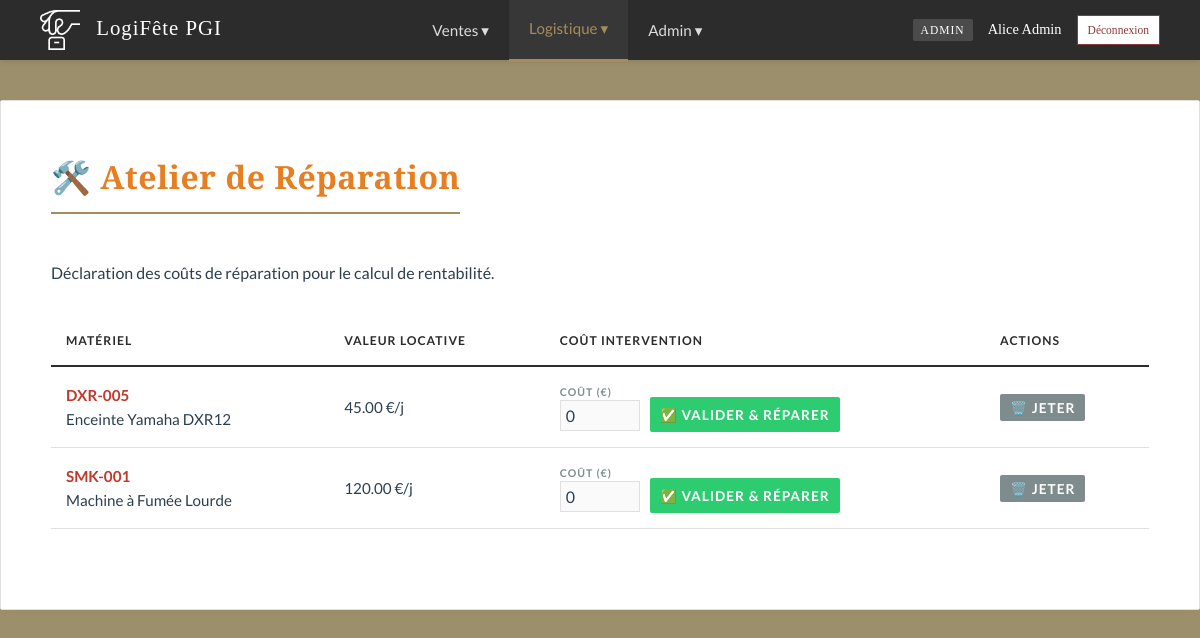
Screenshot of /maintenance.php (signed in) with the database file from the repository.
### tables this page shows
CREATE TABLE `equipement_physique` (
  `num_serie` varchar(50) NOT NULL,
  `id_reference` int(11) NOT NULL,
  `id_fournisseur` int(11) DEFAULT NULL,
  `date_ajout` date DEFAULT NULL,
  `fin_garantie` date DEFAULT NULL,
  `statut` enum('disponible','loue','maintenance','panne') DEFAULT 'disponible',
  `cout_reparations` decimal(10,2) DEFAULT 0.00,
  PRIMARY KEY (`num_serie`),
  KEY `id_reference` (`id_reference`),
  KEY `id_fournisseur` (`id_fournisseur`)
);

CREATE TABLE `reference_materiel` (
  `id_reference` int(11) NOT NULL AUTO_INCREMENT,
  `libelle` varchar(100) NOT NULL,
  `description` text DEFAULT NULL,
  `categorie` enum('Son','Lumière','Vidéo','Structure','Autre') NOT NULL,
  `prix_jour` decimal(10,2) NOT NULL,
  `prix_achat` decimal(10,2) DEFAULT 0.00,
  `image_url` varchar(255) DEFAULT NULL,
  `seuil_alerte` int(11) DEFAULT 2,
  PRIMARY KEY (`id_reference`)
);

### maintenance.php (the view, shortened to what this page needs)
<?php
require 'db.php';
require 'navbar.php';
$pannes = $pdo->query("SELECT e.num_serie, r.libelle, r.prix_jour FROM equipement_physique e JOIN reference_materiel r ON e.id_reference = r.id_reference WHERE e.statut = 'panne'")->fetchAll();
$current_page = basename($_SERVER['PHP_SELF']);?>
<!DOCTYPE html>
<html lang="fr">
<head>
    <link rel="stylesheet" href="style.css">
</head>
<body>
<?= renderNavbar($_SESSION['role'], $current_page) ?>
<div class="container">
    <h1 style="color:#e67e22;">🛠️ Atelier de Réparation</h1>
    <p>Déclaration des coûts de réparation pour le calcul de rentabilité.</p>
    <?php if(count($pannes) == 0): ?>
        <div style="text-align:center; padding:50px; color:gray;">
            <h2>🎉 Tout va bien !</h2>
            <p>Aucun matériel en panne.</p>
        </div>
    <?php else: ?>
    <table>
        <thead>
            <tr>
                <th>Matériel</th>
                <th>Valeur Locative</th>
                <th>Coût Intervention</th>
                <th>Actions</th>
            </tr>
        </thead>
        <tbody>
            <?php foreach($pannes as $p): ?>
                <tr>
                    <td>
                        <strong style="color:#c0392b;"><?= $p['num_serie'] ?></strong><br>
                        <?= htmlspecialchars($p['libelle']) ?>
                    </td>
                    <td><?= $p['prix_jour'] ?> €/j</td>
                    <td>
                        <form method="POST" style="display:flex; gap:10px; align-items:center;">
                            <div style="display:flex; flex-direction:column;">
                                <label style="font-size:0.7em; margin:0;">Coût (€)</label>
                                <input type="number" name="cout" value="0" min="0" step="0.01" style="width:80px; padding:5px; margin:0;">
                            </div>
                            <button type="submit" class="btn" style="background-color:#2ecc71; padding:5px 10px; font-size:0.9em; height:35px; margin-top:15px;">
                                ✅ Valider & Réparer
                            </button>
                        </form>
                    </td>
                    <td style="vertical-align:middle;">
                        <form method="POST" onsubmit="return confirm('Jeter définitivement ?');">
                            <button type="submit" class="btn" style="background-color:#7f8c8d; padding:5px 10px; font-size:0.9em;">
                                🗑️ Jeter
                            </button>
                        </form>
                    </td>
                </tr>
            <?php endforeach; ?>
        </tbody>
    </table>
    <?php endif; ?>
</div>
</body>
</html>

### style.css (style rules this page uses)
:root { --bg-page: #9C906C; --bg-card: #FFFFFF; --text-main: #2C3E50; --text-muted: #7F8C8D; --primary: #2C2C2C; --accent: #A68B5B; --success: #556B2F; --danger: #8B3A3A; --warning: #D4AC0D; --border-color: #E0E0E0; --input-bg: #FAFAFA; --shadow: 0 2px 10px rgba(0, 0, 0, 0.03); }
body { font-family: 'Lato', sans-serif; background-color: var(--bg-page); color: var(--text-main); margin: 0; padding-top: 60px; line-height: 1.6; font-size: 16px; }
h1, h2, h3, h4 { font-family: 'Playfair Display', serif; color: var(--primary); margin-top: 0; margin-bottom: 20px; font-weight: 700; letter-spacing: 0.5px; }
h1 { border-bottom: 2px solid var(--accent); display: inline-block; padding-bottom: 10px; margin-bottom: 30px; }
.container { max-width: 1100px; margin: 40px auto; background: var(--bg-card); padding: 50px; border: 1px solid var(--border-color); box-shadow: var(--shadow); border-radius: 2px; }
label { display: block; font-weight: 700; font-size: 0.85em; text-transform: uppercase; letter-spacing: 1px; color: var(--text-muted); margin-bottom: 8px; margin-top: 20px; }
input[type="text"], input[type="email"], input[type="password"], input[type="number"], select, textarea { width: 100%; padding: 12px 15px; margin-bottom: 10px; border: 1px solid var(--border-color); background-color: var(--input-bg); border-radius: 0; font-family: 'Lato', sans-serif; font-size: 1rem; color: var(--text-main); box-sizing: border-box; transition: border-color 0.3s, box-shadow 0.3s; }
.btn, button { display: inline-block; padding: 12px 25px; background-color: var(--primary); color: #FFF; border: none; border-radius: 2px; cursor: pointer; font-family: 'Lato', sans-serif; font-weight: 700; text-transform: uppercase; font-size: 0.85em; letter-spacing: 1px; transition: all 0.3s; text-decoration: none; }
table { width: 100%; border-collapse: collapse; margin: 30px 0; font-size: 0.95em; }
table thead tr { background-color: transparent; border-bottom: 2px solid var(--primary); }
table th { text-align: left; padding: 15px; color: var(--primary); text-transform: uppercase; font-size: 0.8em; letter-spacing: 1px; }
table td { padding: 15px; border-bottom: 1px solid var(--border-color); color: var(--text-main); }

### rows the page displays
equipement_physique: num_serie "DXR-005", id_reference.libelle "Enceinte Yamaha DXR12", id_reference.prix_jour "45.00"
equipement_physique: num_serie "SMK-001", id_reference.libelle "Machine à Fumée Lourde", id_reference.prix_jour "120.00"

### other values shown
$role "ADMIN"
$_SESSION['nom'] "Alice Admin"
